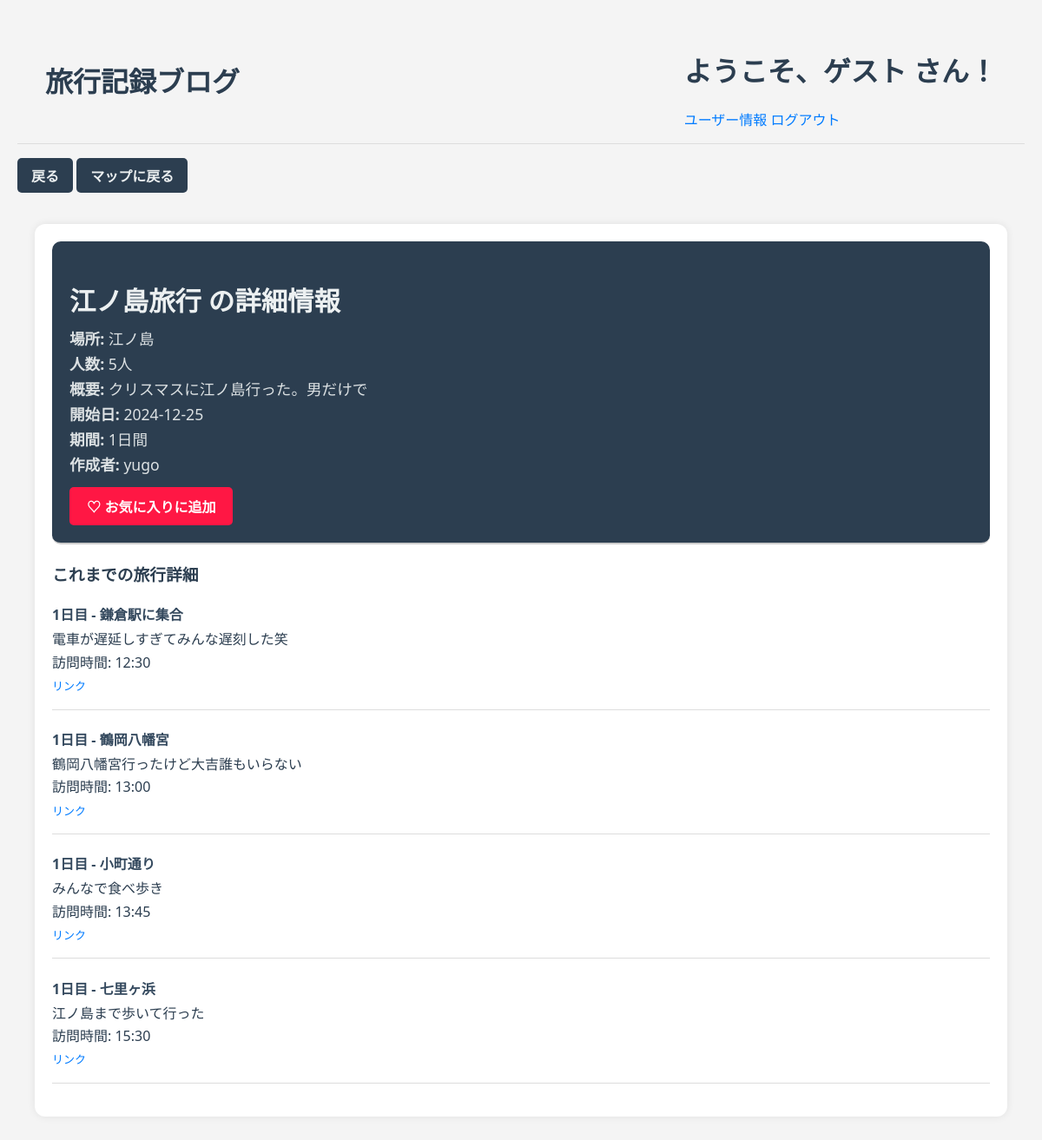
/travel/2, run on the app's committed database.
### tables this page shows
CREATE TABLE travel_data (
    id INTEGER PRIMARY KEY AUTOINCREMENT,
    t_title TEXT NOT NULL,
    t_location TEXT NOT NULL,
    human_number INTEGER NOT NULL,
    overview TEXT,
    start_date DATE NOT NULL,  -- 開始日
    end_date DATE NOT NULL,    -- 終了日
    image_path TEXT,
    u_id INTEGER NOT NULL,
    FOREIGN KEY(u_id) REFERENCES users_table(id)
);

CREATE TABLE users_table (
    id INTEGER PRIMARY KEY AUTOINCREMENT,
    u_name TEXT NOT NULL,
    email TEXT UNIQUE NOT NULL,
    password_hash TEXT NOT NULL,
    created_at TIMESTAMP DEFAULT CURRENT_TIMESTAMP
);

CREATE TABLE travel_details (
    id INTEGER PRIMARY KEY AUTOINCREMENT,                    -- 自動連番
    travel_data_id INTEGER NOT NULL,                           -- 親の旅行情報のID
    detail_name TEXT NOT NULL,                                 -- 小タイトル（訪問先）
    detail_text TEXT,                                          -- 具体的な体験内容
    day_number INTEGER NOT NULL,                               -- 「旅行開始日から何日目か」（1日目, 2日目…）
    visit_time TIME,                                           -- 「その日の何時に訪れたか」（時間のみ）
    location_url TEXT,                                         -- 任意のリンク（Google Mapsなど）
    FOREIGN KEY(travel_data_id) REFERENCES travel_data(id)     -- 外部キー
);

### routes/detail.py (the view)
@detail_bp.route('/<int:travel_id>')
def detail(travel_id):
    username = session.get('username', 'ゲスト')
    conn = sqlite3.connect('app.db')
    conn.row_factory = sqlite3.Row
    cursor = conn.cursor()
    cursor.execute("""
        SELECT travel_data.*, users_table.u_name AS username
        FROM travel_data
        JOIN users_table ON travel_data.u_id = users_table.id
        WHERE travel_data.id = ?
    """, (travel_id,))
    travel = cursor.fetchone()
    if travel is None:
        conn.close()
        abort(404)
    cursor.execute("""
        SELECT *
        FROM travel_details
        WHERE travel_data_id = ?
        ORDER BY day_number, visit_time
    """, (travel_id,))
    travel_details = cursor.fetchall()
    conn.close()
    try:
        start_date = datetime.strptime(travel['start_date'], "%Y-%m-%d")
        end_date   = datetime.strptime(travel['end_date'],   "%Y-%m-%d")
        duration_days = (end_date - start_date).days + 1
    except Exception:
        duration_days = "不明"
    travel_dict = dict(travel)
    travel_dict['duration_days'] = duration_days
    return render_template(
        'detail.html',
        travel=travel_dict,
        travel_details=travel_details,
        duration_days=duration_days,
        username=username
    )

### templates/detail.html (shortened to what this page needs)
<!DOCTYPE html>
<html lang="ja">
<head>
  <link rel="stylesheet" href="{{ url_for('static', filename='detail.css') }}">
</head>
<body>
  <div class="header-top">
    <h1 class="welcome-msg">旅行記録ブログ</h1>
    <div class="user-actions">
      <h1 class="welcome-msg">ようこそ、{{ username }} さん！</h1>
      <a href="{{ url_for('users_data.users_data') }}">ユーザー情報</a>
      <a href="{{ url_for('auth.logout') }}">ログアウト</a>
    </div>
  </div>
  <a href="{{ url_for('home.home') }}" class="my-travel-back-link">戻る</a>
  <a href="{{ url_for('locations.locations') }}" class="my-travel-back-link">マップに戻る</a>
  <div class="container">
    <div class="left-panel">
      <div class="sticky-header">
        <h2>{{ travel.t_title }} の詳細情報</h2>
        <p><strong>場所:</strong> {{ travel.t_location }}</p>
        <p><strong>人数:</strong> {{ travel.human_number }}人</p>
        <p><strong>概要:</strong> {{ travel.overview }}</p>
        <p><strong>開始日:</strong> {{ travel.start_date }}</p>
        <p><strong>期間:</strong> {{ duration_days }}日間</p>
        <p><strong>作成者:</strong> {{ travel.username }}</p>
        {% if is_favorited %}
        <form action="{{ url_for('favorite_bookmark.remove_favorite') }}" method="POST">
          <input type="hidden" name="travel_id" value="{{ travel.id }}">
          <button type="submit" class="favorite-button">♥ お気に入り解除</button>
        </form>
        {% else %}
        <form action="{{ url_for('favorite_bookmark.add_favorite') }}" method="POST">
          <button type="submit" class="favorite-button">♡ お気に入りに追加</button>
        </form>
        {% endif %}
      </div>
      <h3>これまでの旅行詳細</h3>
      {% for detail in travel_details %}
      <div class="detail-item">
        <h4>{{ detail.day_number }}日目 - {{ detail.detail_name }}</h4>
        <p>{{ detail.detail_text }}</p>
        <p>訪問時間: {{ detail.visit_time }}</p>
        <p><a href="{{ detail.location_url }}" target="_blank">リンク</a></p>
      </div>
      {% else %}
      <p>まだ詳細はありません。</p>
      {% endfor %}
    </div>
  </div>
</body>
</html>

### static/detail.css (style rules this page uses)
body { font-family: 'Segoe UI', Tahoma, Geneva, Verdana, sans-serif; margin: 20px; background-color: #f4f4f4; color: #2c3e50; }
.container { display: flex; justify-content: center; padding: 20px; }
.left-panel { width: 100%; background-color: #ffffff; padding: 20px; border-radius: 12px; box-shadow: 0 0 10px rgba(0, 0, 0, 0.08); max-height: 80vh; overflow-y: auto; }
.sticky-header { position: sticky; top: 0; background-color: #2c3e50; z-index: 10; padding: 20px; margin-bottom: 20px; border-bottom: 2px solid #ccc; border-radius: 10px; }
.sticky-header h2 { font-size: 1.9em; color: #ecf0f1; margin-bottom: 10px; }
.sticky-header p { font-size: 1.1em; color: #dce1e3; margin: 4px 0; }
h1, h2, h3, h4 { color: #2c3e50; }
a { color: #007BFF; text-decoration: none; }
form button { margin-top: 15px; padding: 10px 20px; background-color: #1abc9c; border: none; color: white; font-weight: 700; border-radius: 5px; cursor: pointer; transition: background-color 0.3s ease; }
.favorite-button { background-color: #ff1744; color: white; border: none; padding: 10px 20px; cursor: pointer; margin-top: 10px; border-radius: 5px; font-size: 16px; transition: background-color 0.3s; }
.detail-item { margin-bottom: 18px; padding-bottom: 12px; border-bottom: 1px solid #ddd; }
.detail-item h4 { margin-bottom: 6px; color: #34495e; }
.detail-item p { margin: 4px 0; line-height: 1.4; }
.detail-item a { font-size: 13px; color: #007BFF; }
.header-top { display: flex; justify-content: space-between; align-items: center; padding: 1rem 2rem; background-color: #f4f4f4; border-bottom: 1px solid #ddd; }
.my-travel-back-link { display: inline-block; background-color: #2c3e50; color: #ecf0f1; text-decoration: none; font-weight: bold; padding: 0.5rem 1rem; border-radius: 5px; transition: background-color 0.3s ease; margin: 1rem 0; }

### data on the page
travel_data: t_title "江ノ島旅行", t_location "江ノ島", human_number "5", overview "クリスマスに江ノ島行った。男だけで", start_date "2024-12-25"
users_table: username "yugo"
travel_details: day_number "1", detail_name "鎌倉駅に集合", detail_text "電車が遅延しすぎてみんな遅刻した笑", visit_time "12:30"
travel_details: day_number "1", detail_name "鶴岡八幡宮", detail_text "鶴岡八幡宮行ったけど大吉誰もいらない", visit_time "13:00"
travel_details: day_number "1", detail_name "小町通り", detail_text "みんなで食べ歩き", visit_time "13:45"
travel_details: day_number "1", detail_name "七里ヶ浜", detail_text "江ノ島まで歩いて行った", visit_time "15:30"

### other printed values
{{ username }} "ゲスト"
{{ duration_days }} "1"
